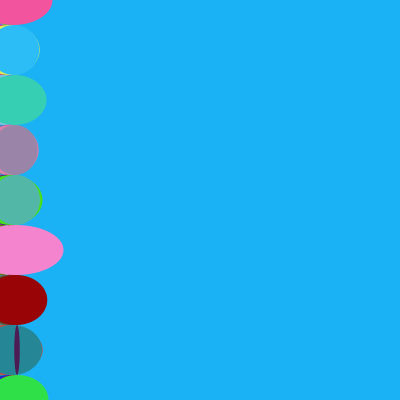
Frame 1 (no input)
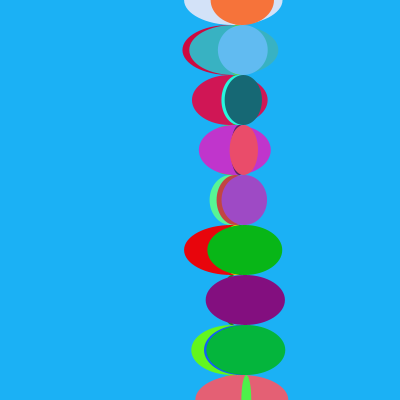
Frame 60 (the mouse pressed at the canvas centre just before this capture)
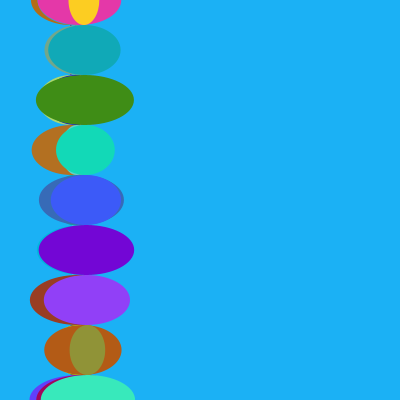
Frame 120 (the mouse held since frame 60 and released just before this capture)

The Processing sketch that drew these frames (run headless with seeded random() and noise(); from frame 60 on, the mouse is pressed at the canvas centre):

// Processing sketch: processing_183347
// ── processing_183347.pde

float slow_circle_x = 0;


void setup() {
  size(400,400); 
  noStroke();
  frameRate(8);

}

void draw() {
    background(#1BB1F5);
  fill(random(255),random(255), random(255));
   ellipse(slow_circle_x,0, random(100), 50);
  slow_circle_x = slow_circle_x + .5;
  fill(random(255),random(255), random(255));
  ellipse(slow_circle_x,50, random(100), 50);
  slow_circle_x = slow_circle_x + .5;
  fill(random(255),random(255), random(255));
  ellipse(slow_circle_x ,100, random(100), 50);
  slow_circle_x = slow_circle_x + .5;
  fill(random(255),random(255), random(255));
  ellipse(slow_circle_x,150, random(100), 50);
  slow_circle_x = slow_circle_x + .5;
    fill(random(255),random(255), random(255));
  ellipse(slow_circle_x ,200, random(100), 50);
  slow_circle_x = slow_circle_x + .5;
  fill(random(255),random(255), random(255));
  ellipse(slow_circle_x,250, random(100), 50);
  slow_circle_x = slow_circle_x + .5;
   fill(random(255),random(255), random(255));
  ellipse(slow_circle_x ,300, random(100), 50);
  slow_circle_x = slow_circle_x + .5;
fill(random(255),random(255), random(255));
  ellipse(slow_circle_x,350, random(100), 50);
  slow_circle_x = slow_circle_x + .5;
  fill(random(255),random(255), random(255));
   ellipse(slow_circle_x,400, random(100), 50);
  slow_circle_x = slow_circle_x + .5;
   fill(random(255),random(255), random(255));
   ellipse(slow_circle_x,0, random(100), 50);
  slow_circle_x = slow_circle_x + .5;
  fill(random(255),random(255), random(255));
  ellipse(slow_circle_x,50, random(100), 50);
  slow_circle_x = slow_circle_x + .5;
  fill(random(255),random(255), random(255));
  ellipse(slow_circle_x ,100, random(100), 50);
  slow_circle_x = slow_circle_x + .5;
  fill(random(255),random(255), random(255));
  ellipse(slow_circle_x,150, random(100), 50);
  slow_circle_x = slow_circle_x + .5;
    fill(random(255),random(255), random(255));
  ellipse(slow_circle_x ,200, random(100), 50);
  slow_circle_x = slow_circle_x + .5;
  fill(random(255),random(255), random(255));
  ellipse(slow_circle_x,250, random(100), 50);
  slow_circle_x = slow_circle_x + .5;
   fill(random(255),random(255), random(255));
  ellipse(slow_circle_x ,300, random(100), 50);
  slow_circle_x = slow_circle_x + .5;
fill(random(255),random(255), random(255));
  ellipse(slow_circle_x,350, random(100), 50);
  slow_circle_x = slow_circle_x + .5;
  fill(random(255),random(255), random(255));
   ellipse(slow_circle_x,400, random(100), 50);
  slow_circle_x = slow_circle_x + .5;
   fill(random(255),random(255), random(255));
   ellipse(slow_circle_x,0, random(100), 50);
  slow_circle_x = slow_circle_x + .5;
  fill(random(255),random(255), random(255));
  ellipse(slow_circle_x,50, random(100), 50);
  slow_circle_x = slow_circle_x + .5;
  fill(random(255),random(255), random(255));
  ellipse(slow_circle_x ,100, random(100), 50);
  slow_circle_x = slow_circle_x + .5;
  fill(random(255),random(255), random(255));
  ellipse(slow_circle_x,150, random(100), 50);
  slow_circle_x = slow_circle_x + .5;
    fill(random(255),random(255), random(255));
  ellipse(slow_circle_x ,200, random(100), 50);
  slow_circle_x = slow_circle_x + .5;
  fill(random(255),random(255), random(255));
  ellipse(slow_circle_x,250, random(100), 50);
  slow_circle_x = slow_circle_x + .5;
   fill(random(255),random(255), random(255));
  ellipse(slow_circle_x ,300, random(100), 50);
  slow_circle_x = slow_circle_x + .5;
fill(random(255),random(255), random(255));
  ellipse(slow_circle_x,350, random(100), 50);
  slow_circle_x = slow_circle_x + .5;
  fill(random(255),random(255), random(255));
   ellipse(slow_circle_x,400, random(100), 50);
  slow_circle_x = slow_circle_x + .5;
   fill(random(255),random(255), random(255));
   ellipse(slow_circle_x,0, random(100), 50);
  slow_circle_x = slow_circle_x + .5;
  fill(random(255),random(255), random(255));
  ellipse(slow_circle_x,50, random(100), 50);
  slow_circle_x = slow_circle_x + .5;
  fill(random(255),random(255), random(255));
  ellipse(slow_circle_x ,100, random(100), 50);
  slow_circle_x = slow_circle_x + .5;
  fill(random(255),random(255), random(255));
  ellipse(slow_circle_x,150, random(100), 50);
  slow_circle_x = slow_circle_x + .5;
    fill(random(255),random(255), random(255));
  ellipse(slow_circle_x ,200, random(100), 50);
  slow_circle_x = slow_circle_x + .5;
  fill(random(255),random(255), random(255));
  ellipse(slow_circle_x,250, random(100), 50);
  slow_circle_x = slow_circle_x + .5;
   fill(random(255),random(255), random(255));
  ellipse(slow_circle_x ,300, random(100), 50);
  slow_circle_x = slow_circle_x + .5;
fill(random(255),random(255), random(255));
  ellipse(slow_circle_x,350, random(100), 50);
  slow_circle_x = slow_circle_x + .5;
  fill(random(255),random(255), random(255));
   ellipse(slow_circle_x,400, random(100), 50);
  slow_circle_x = slow_circle_x + .1;
  

  
  if(slow_circle_x > 400) {
    slow_circle_x = 0;
  }

}
